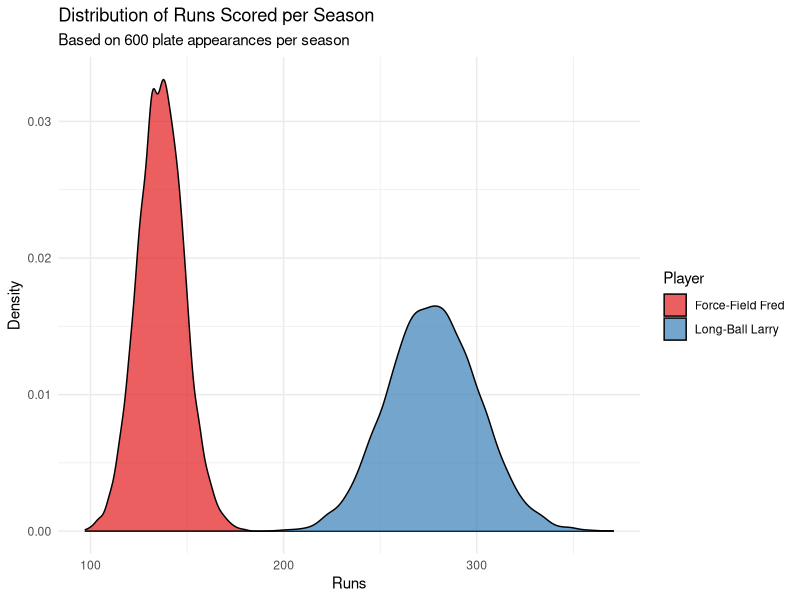

The R source for this figure: (Note: a time limit stopped this script after it produced the figure.)
library(tidyverse)
library(dplyr)
library(ggplot2)

set.seed(123)
simulations <- 10000
pa_per_season <- 600  # Assuming about 150 games with 4 PA per game

simulate_season <- function(player_type, team_obp = 0.320, team_slg = 0.414) {
  runs <- 0
  for (pa in 1:pa_per_season) {
    if (player_type == "Fred") {
      # Fred always walks
      runners <- sample(0:3, 1, prob = c(0.551, 0.2354, 0.1647, 0.0489))  # Estimate baserunners
      runs <- runs + rbinom(1, runners, team_obp)  # Chance to drive in runners
    } else if (player_type == "Larry") {
      if (rbinom(1, 1, 0.25) == 1) {  # 25% chance of homer
        runners <- sample(0:3, 1, prob = c(0.5, 0.25, 0.15, 0.1))  # Estimate baserunners
        runs <- runs + 1 + runners  # HR always scores self + runners
      }
    }
  }
  return(runs)
}

run_simulation <- function(team_obp, team_slg) {
  fred_runs <- replicate(simulations, simulate_season("Fred", team_obp, team_slg))
  larry_runs <- replicate(simulations, simulate_season("Larry", team_obp, team_slg))
  
  df_runs <- data.frame(
    Player = rep(c("Force-Field Fred", "Long-Ball Larry"), each = simulations),
    Runs = c(fred_runs, larry_runs)
  )
  
  return(df_runs)
}

# Run simulation with league average OBP and SLG
df_runs_avg <- run_simulation(0.320, 0.400)

# Plot results
ggplot(df_runs_avg, aes(x = Runs, fill = Player)) +
  geom_density(alpha = 0.7) +
  labs(title = "Distribution of Runs Scored per Season",
       subtitle = "Based on 600 plate appearances per season",
       x = "Runs",
       y = "Density") +
  theme_minimal() +
  scale_fill_brewer(palette = "Set1")

# Calculate and print average runs
avg_runs <- df_runs_avg %>%
  group_by(Player) %>%
  summarize(Avg_Runs = mean(Runs))
print(avg_runs)

# Run simulations for different team performances
df_runs_low <- run_simulation(0.290, 0.350)  # Low-performing team
df_runs_high <- run_simulation(0.350, 0.450)  # High-performing team

# Calculate and print average runs for different scenarios
avg_runs_low <- df_runs_low %>%
  group_by(Player) %>%
  summarize(Avg_Runs = mean(Runs))
avg_runs_high <- df_runs_high %>%
  group_by(Player) %>%
  summarize(Avg_Runs = mean(Runs))

print("Low-performing team:")
print(avg_runs_low)
print("High-performing team:")
print(avg_runs_high)
